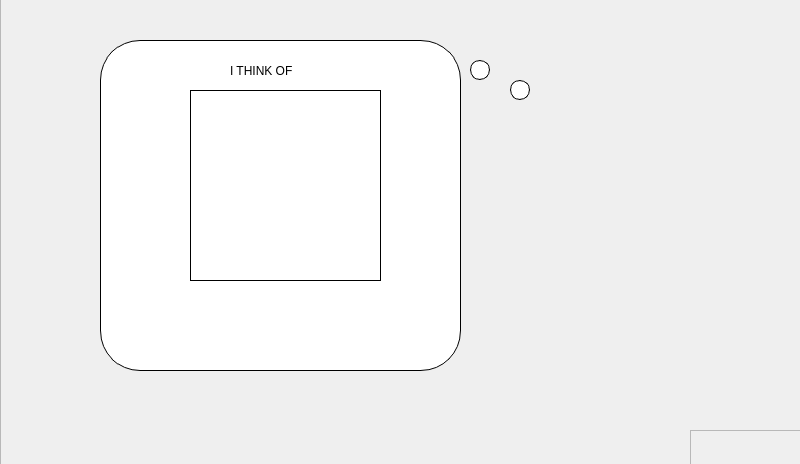
<?xml version="1.0" encoding="UTF-8"?>
<ui version="4.0">
 <class>MainWindow</class>
 <widget class="QMainWindow" name="MainWindow">
  <property name="geometry">
   <rect>
    <x>0</x>
    <y>0</y>
    <width>800</width>
    <height>464</height>
   </rect>
  </property>
  <property name="maximumSize">
   <size>
    <width>800</width>
    <height>465</height>
   </size>
  </property>
  <property name="windowTitle">
   <string>Akinator</string>
  </property>
  <widget class="QWidget" name="centralwidget">
   <widget class="QFrame" name="principal">
    <property name="geometry">
     <rect>
      <x>0</x>
      <y>-50</y>
      <width>801</width>
      <height>651</height>
     </rect>
    </property>
    <property name="frameShape">
     <enum>QFrame::StyledPanel</enum>
    </property>
    <property name="frameShadow">
     <enum>QFrame::Raised</enum>
    </property>
    <widget class="QFrame" name="frame">
     <property name="geometry">
      <rect>
       <x>100</x>
       <y>90</y>
       <width>361</width>
       <height>331</height>
      </rect>
     </property>
     <property name="styleSheet">
      <string notr="true">background: rgb(255, 255, 255);
border: 1px solid #000;
border-radius: 40px;</string>
     </property>
     <property name="frameShape">
      <enum>QFrame::StyledPanel</enum>
     </property>
     <property name="frameShadow">
      <enum>QFrame::Raised</enum>
     </property>
     <widget class="QLabel" name="label">
      <property name="geometry">
       <rect>
        <x>130</x>
        <y>20</y>
        <width>111</width>
        <height>21</height>
       </rect>
      </property>
      <property name="styleSheet">
       <string notr="true">font: 600 16pt &quot;Segoe UI&quot;;
border: none;</string>
      </property>
      <property name="text">
       <string>I THINK OF</string>
      </property>
     </widget>
     <widget class="QLabel" name="lbImg">
      <property name="geometry">
       <rect>
        <x>90</x>
        <y>50</y>
        <width>191</width>
        <height>191</height>
       </rect>
      </property>
      <property name="styleSheet">
       <string notr="true">border-radius: 0;</string>
      </property>
      <property name="text">
       <string/>
      </property>
      <property name="scaledContents">
       <bool>true</bool>
      </property>
     </widget>
     <widget class="QLabel" name="lbName">
      <property name="geometry">
       <rect>
        <x>50</x>
        <y>250</y>
        <width>271</width>
        <height>21</height>
       </rect>
      </property>
      <property name="layoutDirection">
       <enum>Qt::LeftToRight</enum>
      </property>
      <property name="styleSheet">
       <string notr="true">font: 600 16pt &quot;Segoe UI&quot;;
border: none;</string>
      </property>
      <property name="text">
       <string/>
      </property>
      <property name="alignment">
       <set>Qt::AlignCenter</set>
      </property>
     </widget>
     <widget class="QLabel" name="lbSubName">
      <property name="geometry">
       <rect>
        <x>60</x>
        <y>280</y>
        <width>251</width>
        <height>21</height>
       </rect>
      </property>
      <property name="font">
       <font>
        <family>Segoe UI</family>
        <pointsize>10</pointsize>
        <weight>50</weight>
        <italic>false</italic>
        <bold>false</bold>
       </font>
      </property>
      <property name="layoutDirection">
       <enum>Qt::LeftToRight</enum>
      </property>
      <property name="styleSheet">
       <string notr="true">font: 400 10pt &quot;Segoe UI&quot;;
border: none;</string>
      </property>
      <property name="text">
       <string/>
      </property>
      <property name="alignment">
       <set>Qt::AlignCenter</set>
      </property>
     </widget>
    </widget>
    <widget class="QFrame" name="frame_2">
     <property name="geometry">
      <rect>
       <x>470</x>
       <y>110</y>
       <width>20</width>
       <height>20</height>
      </rect>
     </property>
     <property name="styleSheet">
      <string notr="true">background: rgb(255, 255, 255);
border: 1px solid #000;
border-radius: 10px;</string>
     </property>
     <property name="frameShape">
      <enum>QFrame::StyledPanel</enum>
     </property>
     <property name="frameShadow">
      <enum>QFrame::Raised</enum>
     </property>
    </widget>
    <widget class="QFrame" name="frame_3">
     <property name="geometry">
      <rect>
       <x>510</x>
       <y>130</y>
       <width>20</width>
       <height>20</height>
      </rect>
     </property>
     <property name="styleSheet">
      <string notr="true">background: rgb(255, 255, 255);
border: 1px solid #000;
border-radius: 10px;</string>
     </property>
     <property name="frameShape">
      <enum>QFrame::StyledPanel</enum>
     </property>
     <property name="frameShadow">
      <enum>QFrame::Raised</enum>
     </property>
    </widget>
    <widget class="QLabel" name="lbRoom">
     <property name="geometry">
      <rect>
       <x>0</x>
       <y>50</y>
       <width>1001</width>
       <height>521</height>
      </rect>
     </property>
     <property name="styleSheet">
      <string notr="true"/>
     </property>
     <property name="text">
      <string/>
     </property>
     <property name="pixmap">
      <pixmap>room_akinator.jpg</pixmap>
     </property>
     <property name="scaledContents">
      <bool>true</bool>
     </property>
    </widget>
    <widget class="QFrame" name="principal_2">
     <property name="geometry">
      <rect>
       <x>690</x>
       <y>480</y>
       <width>801</width>
       <height>651</height>
      </rect>
     </property>
     <property name="frameShape">
      <enum>QFrame::StyledPanel</enum>
     </property>
     <property name="frameShadow">
      <enum>QFrame::Raised</enum>
     </property>
     <widget class="QFrame" name="frame_4">
      <property name="geometry">
       <rect>
        <x>100</x>
        <y>90</y>
        <width>361</width>
        <height>331</height>
       </rect>
      </property>
      <property name="styleSheet">
       <string notr="true">background: rgb(255, 255, 255);
border: 1px solid #000;
border-radius: 40px;</string>
      </property>
      <property name="frameShape">
       <enum>QFrame::StyledPanel</enum>
      </property>
      <property name="frameShadow">
       <enum>QFrame::Raised</enum>
      </property>
      <widget class="QLabel" name="label_2">
       <property name="geometry">
        <rect>
         <x>130</x>
         <y>20</y>
         <width>111</width>
         <height>21</height>
        </rect>
       </property>
       <property name="styleSheet">
        <string notr="true">font: 600 16pt &quot;Segoe UI&quot;;
border: none;</string>
       </property>
       <property name="text">
        <string>I THINK OF</string>
       </property>
      </widget>
      <widget class="QLabel" name="lbImg_2">
       <property name="geometry">
        <rect>
         <x>90</x>
         <y>50</y>
         <width>191</width>
         <height>191</height>
        </rect>
       </property>
       <property name="styleSheet">
        <string notr="true">border-radius: 0;</string>
       </property>
       <property name="text">
        <string/>
       </property>
      </widget>
      <widget class="QLabel" name="lbName_2">
       <property name="geometry">
        <rect>
         <x>60</x>
         <y>250</y>
         <width>251</width>
         <height>21</height>
        </rect>
       </property>
       <property name="layoutDirection">
        <enum>Qt::LeftToRight</enum>
       </property>
       <property name="styleSheet">
        <string notr="true">font: 600 16pt &quot;Segoe UI&quot;;
border: none;</string>
       </property>
       <property name="text">
        <string/>
       </property>
       <property name="alignment">
        <set>Qt::AlignCenter</set>
       </property>
      </widget>
      <widget class="QLabel" name="lbSubName_2">
       <property name="geometry">
        <rect>
         <x>60</x>
         <y>280</y>
         <width>251</width>
         <height>21</height>
        </rect>
       </property>
       <property name="font">
        <font>
         <family>Segoe UI</family>
         <pointsize>10</pointsize>
         <weight>50</weight>
         <italic>false</italic>
         <bold>false</bold>
        </font>
       </property>
       <property name="layoutDirection">
        <enum>Qt::LeftToRight</enum>
       </property>
       <property name="styleSheet">
        <string notr="true">font: 400 10pt &quot;Segoe UI&quot;;
border: none;</string>
       </property>
       <property name="text">
        <string/>
       </property>
       <property name="alignment">
        <set>Qt::AlignCenter</set>
       </property>
      </widget>
     </widget>
     <widget class="QPushButton" name="btnBack_2">
      <property name="geometry">
       <rect>
        <x>50</x>
        <y>430</y>
        <width>81</width>
        <height>31</height>
       </rect>
      </property>
      <property name="styleSheet">
       <string notr="true">QPushButton {
  	align-items: center;
  	background-color: #4849EF;
	border: 1px solid #212151;
  	border-radius: 6px;
	box-sizing: border-box;
 	color: rgb(255, 255, 255);
	cursor: pointer;
	font-family: 'Arial', sans-serif;
	font-weight: 700;
	font-size: 15px;
	cursor: pointer;
}

QPushButton:hover {
	transition: 1s;
	background-color:  #181847;
}</string>
      </property>
      <property name="text">
       <string>Back</string>
      </property>
     </widget>
     <widget class="QFrame" name="frame_5">
      <property name="geometry">
       <rect>
        <x>490</x>
        <y>130</y>
        <width>20</width>
        <height>20</height>
       </rect>
      </property>
      <property name="styleSheet">
       <string notr="true">background: rgb(255, 255, 255);
border: 1px solid #000;
border-radius: 10px;</string>
      </property>
      <property name="frameShape">
       <enum>QFrame::StyledPanel</enum>
      </property>
      <property name="frameShadow">
       <enum>QFrame::Raised</enum>
      </property>
     </widget>
     <widget class="QFrame" name="frame_6">
      <property name="geometry">
       <rect>
        <x>510</x>
        <y>170</y>
        <width>20</width>
        <height>20</height>
       </rect>
      </property>
      <property name="styleSheet">
       <string notr="true">background: rgb(255, 255, 255);
border: 1px solid #000;
border-radius: 10px;</string>
      </property>
      <property name="frameShape">
       <enum>QFrame::StyledPanel</enum>
      </property>
      <property name="frameShadow">
       <enum>QFrame::Raised</enum>
      </property>
     </widget>
    </widget>
    <widget class="QLabel" name="lbAki_2">
     <property name="geometry">
      <rect>
       <x>470</x>
       <y>130</y>
       <width>221</width>
       <height>271</height>
      </rect>
     </property>
     <property name="text">
      <string/>
     </property>
     <property name="pixmap">
      <pixmap>akinatorimg/aki05.png</pixmap>
     </property>
     <property name="scaledContents">
      <bool>true</bool>
     </property>
    </widget>
    <zorder>lbRoom</zorder>
    <zorder>frame</zorder>
    <zorder>frame_2</zorder>
    <zorder>frame_3</zorder>
    <zorder>principal_2</zorder>
    <zorder>lbAki_2</zorder>
   </widget>
  </widget>
 </widget>
 <resources>
  <include location="akinatorimg/imgs.qrc"/>
 </resources>
 <connections/>
</ui>
